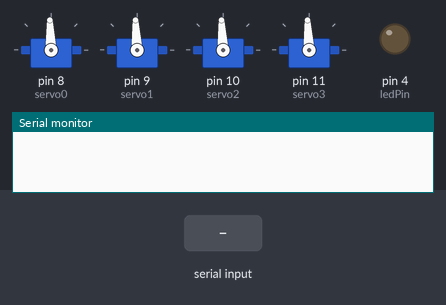
This sketch was run on a simulated Arduino Uno, built with avr-gcc and run on an emulated ATmega328P. Parts: 4 × servo, output pins drawn as LEDs (lit = HIGH), the last lines printed to the serial monitor. Inputs (shaded band) come from the test bench.

Above: at 1.2 s.
1.3 s: "1" received over the second serial link
At 1.8 s:
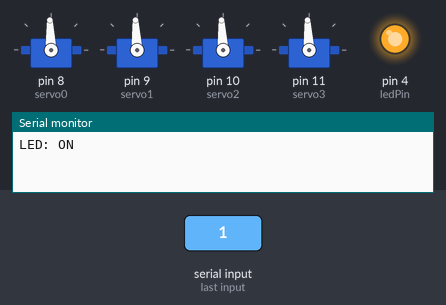
2.8 s: "w" received over the second serial link
At 4.0 s:
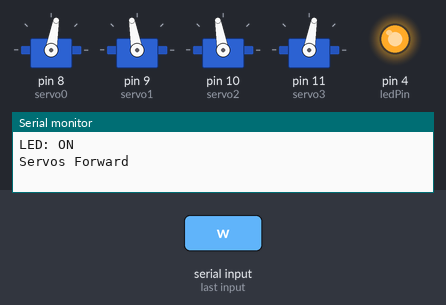
4.3 s: "0" received over the second serial link
At 5.3 s:
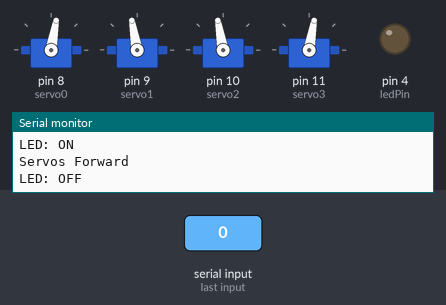
5.8 s: "s" received over the second serial link
At 6.4 s:
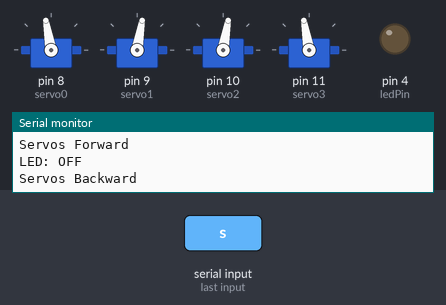
7.3 s: "1" received over the second serial link
At 7.6 s:
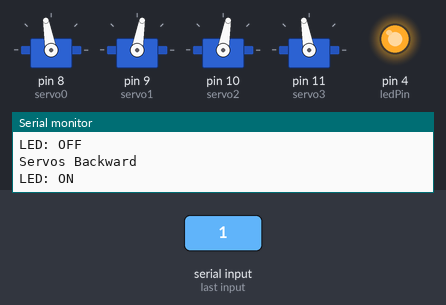
Timing chart, 0 to 9.8 s (numbered marks = the images above; inputs shaded):
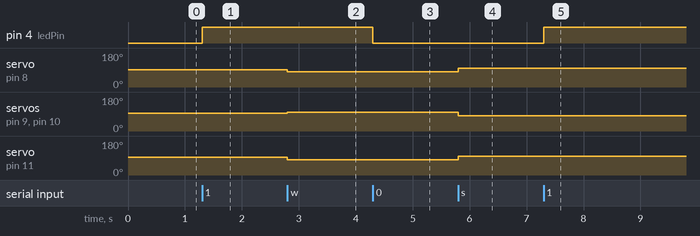

Measured:
- after the input at 1.3 s, pin 4 (ledPin): LOW → HIGH at once
- after the input at 2.8 s, servo on pin 8 (servo0): 92° → 80° at once; servo on pin 9 (servo1), servo on pin 10 (servo2): 93° → 100° at once; servo on pin 11 (servo3): 93° → 80° at once
- after the input at 4.3 s, pin 4 (ledPin): HIGH → LOW at once
- after the input at 5.8 s, servo on pin 8 (servo0), servo on pin 11 (servo3): 80° → 100° at once; servo on pin 9 (servo1), servo on pin 10 (servo2): 100° → 80° at once
- after the input at 7.3 s, pin 4 (ledPin): LOW → HIGH at once

The sketch:

Servo_test.ino
```cpp
#include <Servo.h>
#include <SoftwareSerial.h>
#include <string.h>


SoftwareSerial MyLED(2, 3); // RX | TX for HC-05 Controller

// Definitions of LED pin and servo pins
#define ledPin 4          // Initially used for testing HC-05
Servo servo0;
Servo servo1;
Servo servo2;
Servo servo3;
int state = 0;            // Psuedo-FSM that will drive different functions depending on input


void setup() {
  pinMode(ledPin, OUTPUT);
  digitalWrite(ledPin, LOW);
  Serial.begin(9600);     // Default communication rate of the Bluetooth module
  MyLED.begin(9600);
  servo0.attach(8);
  servo1.attach(9);
  servo2.attach(10);
  servo3.attach(11);

  servo0.write(92);       // set servos to mid-point
  servo1.write(93);
  servo2.write(93);
  servo3.write(93);
}

void loop() {
  //if
  //servo0.write(93);
  if (MyLED.available()) {        // Checks whether data is comming from the serial port
    state = MyLED.read();         // Reads the data from the serial port
    //state = Serial.read();      // If Bluetooth module not working, uncomment and test with serial I/O
  }
  // Switch statement to control functionality
  switch (state) {
  // LED cases were for testing phase only
    case '0':
      digitalWrite(ledPin, LOW); // Turn LED OFF
      Serial.println("LED: OFF"); // Send back, to the phone, the String "LED: ON"
      state = 0;
      break;
    case '1':
      digitalWrite(ledPin, HIGH);
      Serial.println("LED: ON");;
      state = 0;
      break;

  // Different movements depending on keyboard/mobile inputs
    case 'w':
      moveForward();
      break;
    case 's':
      moveBackward();
      break;
    case 'd':
       turnRight();
       break;
    case 'a':
       turnLeft();
       break;
    case 'f':
      stopMove();
      break;
  }
}

// Locomotion Functions
void moveForward() {
  Serial.println("Servos Forward");
  servo0.write(80);
  servo1.write(100);
  servo2.write(100);
  servo3.write(80);
  state = 0;
}

void stopMove() {
  Serial.println("Stop Servos");
  servo0.write(92);  // set servo to mid-point
  servo1.write(93);
  servo2.write(93);
  servo3.write(93);
  state = 0;
}

void moveBackward() {
  Serial.println("Servos Backward");
  servo0.write(100);
  servo1.write(80);
  servo2.write(80);
  servo3.write(100);
  state = 0;
}

void turnRight() {
  Serial.println("Turn Right Slowly");
  servo0.write(84);
  servo1.write(96);
  servo2.write(84);
  servo3.write(96);
  state = 0;
}

void turnLeft() {
  Serial.println("Turn Left Slowly");
  servo0.write(96);
  servo1.write(84);
  servo2.write(96);
  servo3.write(84);
  state = 0;
}
```
